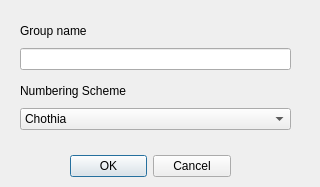
<?xml version="1.0" encoding="UTF-8"?>
<ui version="4.0">
 <class>NewGroupDialog</class>
 <widget class="QDialog" name="NewGroupDialog">
  <property name="geometry">
   <rect>
    <x>0</x>
    <y>0</y>
    <width>320</width>
    <height>187</height>
   </rect>
  </property>
  <property name="windowTitle">
   <string>Dialog</string>
  </property>
  <widget class="QDialogButtonBox" name="newGroupDialogButtonBox">
   <property name="geometry">
    <rect>
     <x>70</x>
     <y>150</y>
     <width>161</width>
     <height>32</height>
    </rect>
   </property>
   <property name="orientation">
    <enum>Qt::Horizontal</enum>
   </property>
   <property name="standardButtons">
    <set>QDialogButtonBox::Cancel|QDialogButtonBox::Ok</set>
   </property>
  </widget>
  <widget class="QWidget" name="layoutWidget">
   <property name="geometry">
    <rect>
     <x>20</x>
     <y>20</y>
     <width>271</width>
     <height>50</height>
    </rect>
   </property>
   <layout class="QVBoxLayout" name="verticalLayout">
    <item>
     <widget class="QLabel" name="label">
      <property name="text">
       <string>Group name</string>
      </property>
     </widget>
    </item>
    <item>
     <widget class="QLineEdit" name="newGroupDialogGroupName"/>
    </item>
   </layout>
  </widget>
  <widget class="QWidget" name="layoutWidget">
   <property name="geometry">
    <rect>
     <x>20</x>
     <y>80</y>
     <width>271</width>
     <height>50</height>
    </rect>
   </property>
   <layout class="QVBoxLayout" name="verticalLayout_2">
    <item>
     <widget class="QLabel" name="label_2">
      <property name="text">
       <string>Numbering Scheme</string>
      </property>
     </widget>
    </item>
    <item>
     <widget class="QComboBox" name="newGroupDialogNumberingScheme">
      <item>
       <property name="text">
        <string>Chothia</string>
       </property>
      </item>
      <item>
       <property name="text">
        <string>Kabat</string>
       </property>
      </item>
      <item>
       <property name="text">
        <string>Martin (Chothia extended)</string>
       </property>
      </item>
     </widget>
    </item>
   </layout>
  </widget>
 </widget>
 <resources/>
 <connections>
  <connection>
   <sender>newGroupDialogButtonBox</sender>
   <signal>accepted()</signal>
   <receiver>NewGroupDialog</receiver>
   <slot>accept()</slot>
   <hints>
    <hint type="sourcelabel">
     <x>248</x>
     <y>254</y>
    </hint>
    <hint type="destinationlabel">
     <x>157</x>
     <y>274</y>
    </hint>
   </hints>
  </connection>
  <connection>
   <sender>newGroupDialogButtonBox</sender>
   <signal>rejected()</signal>
   <receiver>NewGroupDialog</receiver>
   <slot>reject()</slot>
   <hints>
    <hint type="sourcelabel">
     <x>316</x>
     <y>260</y>
    </hint>
    <hint type="destinationlabel">
     <x>286</x>
     <y>274</y>
    </hint>
   </hints>
  </connection>
 </connections>
</ui>
